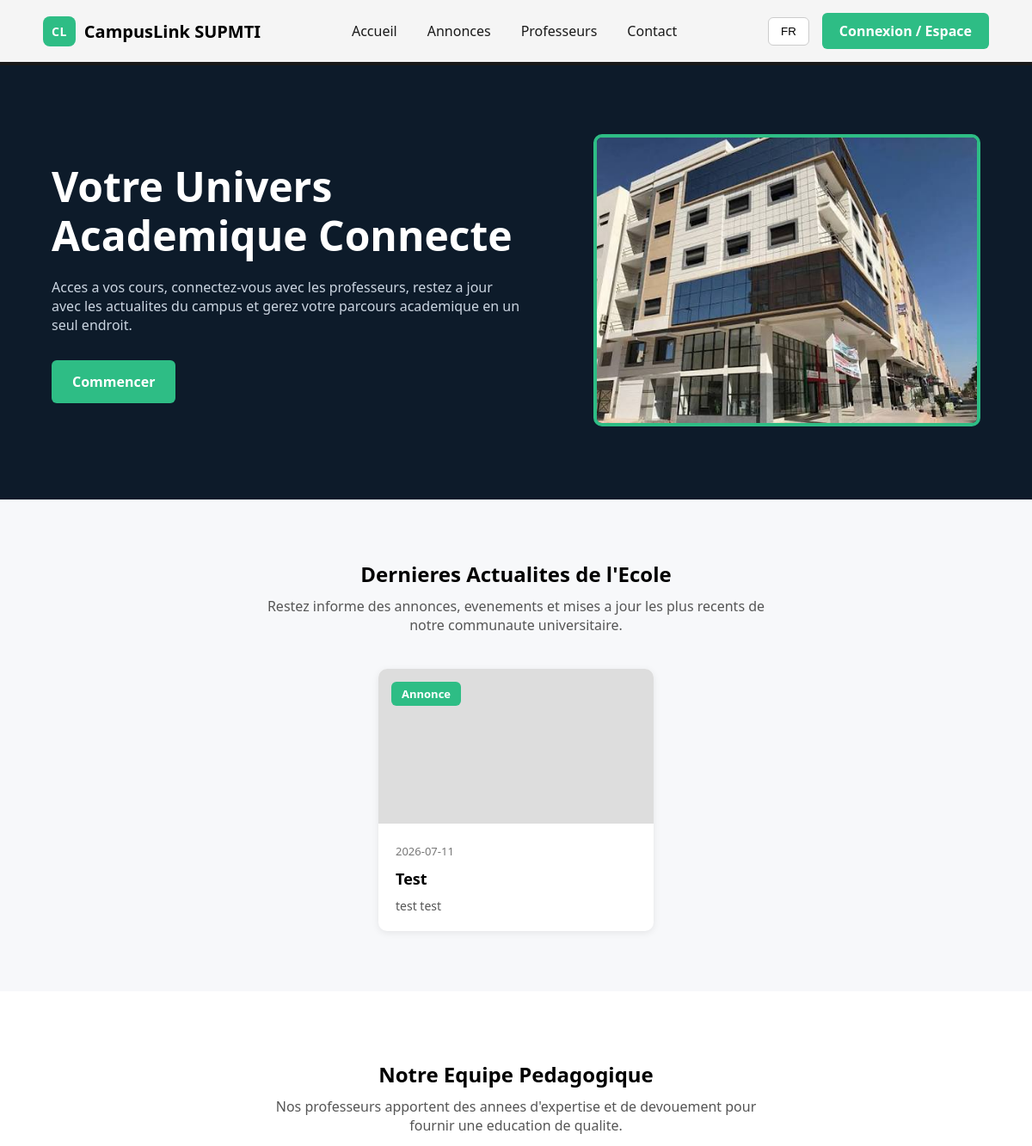
Before: / (upper part) with the older database file.
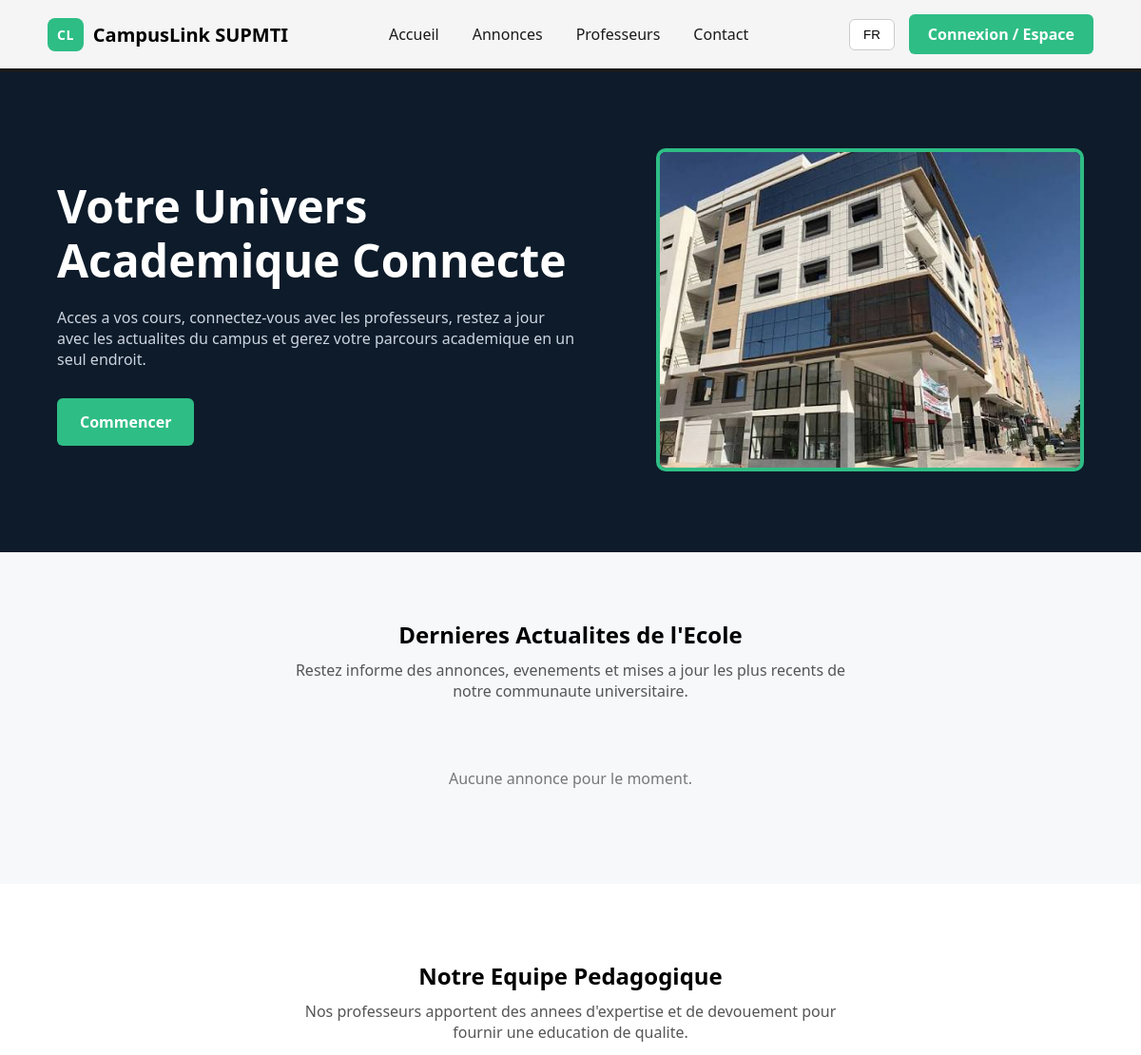
After: the same page with the newer database file.
### tables this page shows
CREATE TABLE annonces (
        id INTEGER PRIMARY KEY AUTOINCREMENT,
        titre TEXT NOT NULL,
        contenu TEXT NOT NULL,
        date_publication TEXT NOT NULL,
        archivee INTEGER DEFAULT 0
    );

### app.py (the view)
@app.route('/')
def home():
    lang = session.get('lang', 'fr')
    if lang not in ('fr', 'ar', 'en'):
        lang = 'fr'
    t = TRANSLATIONS[lang]
    connexion = sqlite3.connect('campuslink.db')
    curseur = connexion.cursor()
    curseur.execute(
        'SELECT titre, contenu, date_publication FROM annonces WHERE archivee = 0 ORDER BY date_publication DESC LIMIT 6'
    )
    annonces = [{'titre': r[0], 'contenu': r[1], 'date': r[2]} for r in curseur.fetchall()]
    curseur.execute(
        "SELECT nom, email, photo FROM users WHERE role = 'enseignant' ORDER BY nom"
    )
    enseignants = [{'nom': r[0], 'email': r[1], 'photo': r[2]} for r in curseur.fetchall()]
    connexion.close()
    return render_template('index.html', lang=lang, t=t, annonces=annonces, enseignants=enseignants)

### app.py (called while the page is built, shortened)
@app.context_processor
def inject_current_user():
    current_role = session.get('user_role')
    current_nom = session.get('user_nom')
    current_photo = 'avatar.png'
    return dict(
        current_role=current_role,
        current_nom=current_nom,
        current_photo=current_photo
    )

### templates/index.html (shortened to what this page needs)
<!DOCTYPE html>
<html lang="{{ lang }}" dir="{{ 'rtl' if lang == 'ar' else 'ltr' }}">
<head>
    <link rel="stylesheet" href="{{ url_for('static', filename='css/style.css') }}">
</head>
<body>
    <header class="navbar">
        <div class="logo">
            <span class="logo-icon">CL</span>
            <span class="logo-text">CampusLink SUPMTI</span>
        </div>
        <nav class="nav-links">
            <a href="#home">{{ t.nav_home }}</a>
            <a href="#announcements">{{ t.nav_announcements }}</a>
            <a href="#faculty">{{ t.nav_faculty }}</a>
            <a href="#contact">{{ t.nav_contact }}</a>
        </nav>
        <div class="navbar-right">
            <div class="lang-switcher">
                <button class="lang-btn" id="langBtn">
                    {% if lang == 'fr' %}FR{% elif lang == 'ar' %}AR{% else %}EN{% endif %}
                </button>
            </div>
            <a href="{{ url_for('login') }}" class="btn-login">{{ t.nav_login }}</a>
        </div>
    </header>
    <section id="home" class="hero">
        <div class="hero-text">
            <h1>{{ t.hero_title }}</h1>
            <p>{{ t.hero_subtitle }}</p>
            <div class="hero-actions">
                <a href="{{ url_for('login') }}" class="btn-primary">{{ t.get_started }}</a>
            </div>
        </div>
        <div class="hero-image">
            <img src="{{ url_for('static', filename='images/campus.jpg') }}" alt="Campus">
        </div>
    </section>
    <section id="announcements" class="news-section">
        <h2>{{ t.latest_news }}</h2>
        <p class="section-subtitle">{{ t.news_subtitle }}</p>
        <div class="news-cards">
            {% if annonces %}
                {% for annonce in annonces %}
                <div class="news-card">
                    <div class="news-image">
                        <span class="badge badge-green">Annonce</span>
                    </div>
                    <div class="news-content">
                        <span class="news-date">{{ annonce.date }}</span>
                        <h3>{{ annonce.titre }}</h3>
                        <p>{{ annonce.contenu[:100] }}{% if annonce.contenu|length > 100 %}...{% endif %}</p>
                    </div>
                </div>
                {% endfor %}
            {% else %}
                <p class="empty-news">{{ t.no_news }}</p>
            {% endif %}
        </div>
    </section>
    <section id="faculty" class="faculty-section">
        <h2>{{ t.meet_faculty }}</h2>
        <p class="section-subtitle">{{ t.faculty_subtitle }}</p>
    </section>
</body>
</html>

Changed rows visible on the page:
removed annonces: date "2026-07-11", titre "Test", contenu "test test"
Other visible differences:
{{ t.no_news }}: (not shown) → "Aucune annonce pour le moment."
